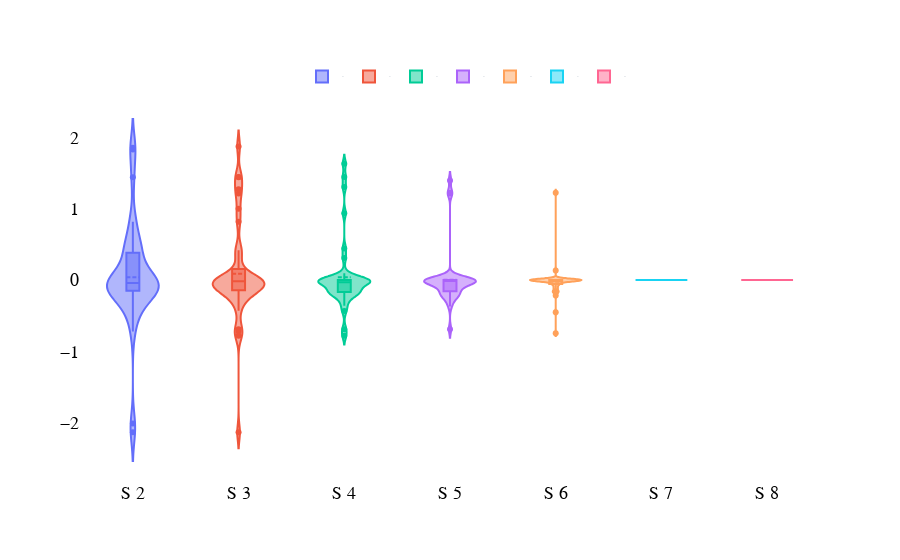

This figure's notebook cell:
### Markdown cell above
# Finding the data instance # for "stable" break point

### Code cell
print(df_violin)
fig = go.Figure()
for stable_point in df_violin.columns:
    fig.add_trace(go.Violin(x=np.repeat(stable_point, df_violin.shape[0]),
                            y=df_violin[stable_point],
                            name=stable_point,
                            box_visible=True,
                            meanline_visible=True))
fig.update_layout({
        "plot_bgcolor": "#FFFFFF",
        'xaxis': go.layout.XAxis(title=go.layout.xaxis.Title(text="", font=dict(family='Times New Roman', size=18, color='#000000')),
                                 tickmode = 'array', color="#000000", tickfont=dict(family='Times New Roman', size=18)),
        'yaxis': go.layout.YAxis(title=go.layout.yaxis.Title(text="", font=dict(family='Times New Roman', size=18, color='#000000')),
                                 tickmode = 'array', color="#000000", tickfont=dict(family='Times New Roman', size=18)),
        'legend': dict(orientation="h", x=0.3, y=1.1,  font=dict(family='Times New Roman', size=1), bgcolor='#FFFFFF')})
fig.show()

### Figure 1 — Plotly figure (JSON) as saved in the notebook; plotly's stock layout.template omitted (floating-point values rounded to 4 significant figures)
{"data": [{"box": {"visible": true}, "meanline": {"visible": true}, "name": "S 2", "type": "violin", "x": ["S 2", "S 2", "S 2", "S 2", "S 2", "S 2", "S 2", "S 2", "S 2", "S 2", "S 2", "S 2", "S 2", "S 2", "S 2", "S 2", "S 2", "S 2", "S 2", "S 2", "S 2", "S 2", "S 2", "S 2", "S 2", "S 2", "S 2", "S 2", "S 2", "S 2", "S 2", "S 2", "S 2", "S 2", "S 2", "S 2", "S 2", "S 2", "S 2", "S 2"], "y": [-0.09368, -0.1732, -2.016, 0.8191, 0.5306, -0.03219, -0.392, 0, 0.04678, -0.09474, 0.4523, -0.1597, -0.4795, -0.1099, -0.03977, -0.7238, -0.2865, -0.1015, 0.4157, 1.836, -0.05963, -0.1416, -2.142, 0.811, 0.4092, 1.863, -0.08668, -0.1349, 0.2465, -0.03884, 1.446, -0.02499, 0.4769, -0.1667, -0.1384, 0, 0, 0.3621, 0, -0.4604]}, {"box": {"visible": true}, "meanline": {"visible": true}, "name": "S 3", "type": "violin", "x": ["S 3", "S 3", "S 3", "S 3", "S 3", "S 3", "S 3", "S 3", "S 3", "S 3", "S 3", "S 3", "S 3", "S 3", "S 3", "S 3", "S 3", "S 3", "S 3", "S 3", "S 3", "S 3", "S 3", "S 3", "S 3", "S 3", "S 3", "S 3", "S 3", "S 3", "S 3", "S 3", "S 3", "S 3", "S 3", "S 3", "S 3", "S 3", "S 3", "S 3"], "y": [-0.2984, -0.1299, -0.7818, 0.8191, 1.88, 0.2633, 0, -0.09095, 0.04678, 0, -0.4299, -0.1198, 1.279, -0.1197, 0.04472, -0.7238, -0.2149, -0.1577, 0.4157, 1.451, -0.1982, 0, -2.142, 1.217, -0.1087, 1.002, -0.06432, -0.0328, 0, -0.07768, 1.446, 0, 0.4185, -0.08073, -0.05237, 0, 0, -0.2677, 0, -0.6906]}, {"box": {"visible": true}, "meanline": {"visible": true}, "name": "S 4", "type": "violin", "x": ["S 4", "S 4", "S 4", "S 4", "S 4", "S 4", "S 4", "S 4", "S 4", "S 4", "S 4", "S 4", "S 4", "S 4", "S 4", "S 4", "S 4", "S 4", "S 4", "S 4", "S 4", "S 4", "S 4", "S 4", "S 4", "S 4", "S 4", "S 4", "S 4", "S 4", "S 4", "S 4", "S 4", "S 4", "S 4", "S 4", "S 4", "S 4", "S 4", "S 4"], "y": [-0.2395, 0, -0.7818, 0, 1.637, -0.1761, 0, -0.1364, -0.1536, 0, -0.2877, 0, -0.3596, -0.02981, 0.09691, -0.4351, -0.02917, -0.142, 0.3118, 1.451, -0.1681, -0.2125, 0, 0.4459, -0.163, 1.308, -0.002598, -0.2024, 0, -0.05826, 0.9399, 0, -0.1662, -0.08866, -0.05237, 0, 0, -0.06158, 0, -0.6906]}, {"box": {"visible": true}, "meanline": {"visible": true}, "name": "S 5", "type": "violin", "x": ["S 5", "S 5", "S 5", "S 5", "S 5", "S 5", "S 5", "S 5", "S 5", "S 5", "S 5", "S 5", "S 5", "S 5", "S 5", "S 5", "S 5", "S 5", "S 5", "S 5", "S 5", "S 5", "S 5", "S 5", "S 5", "S 5", "S 5", "S 5", "S 5", "S 5", "S 5", "S 5", "S 5", "S 5", "S 5", "S 5", "S 5", "S 5", "S 5", "S 5"], "y": [-0.07354, 0, -0.2376, 1.229, 1.402, -0.3039, 0, 0, -0.1536, 0, -0.01771, 0, 0, -0.02466, 0, -0.2155, 0, -0.142, 0, 0, -0.2529, -0.2125, 0, 1.217, -0.163, 0, -0.05094, -0.2024, -0.3697, -0.05826, 0, 0, -0.1662, -0.08866, -0.1029, 0, 0, -0.06158, 0, -0.6906]}, {"box": {"visible": true}, "meanline": {"visible": true}, "name": "S 6", "type": "violin", "x": ["S 6", "S 6", "S 6", "S 6", "S 6", "S 6", "S 6", "S 6", "S 6", "S 6", "S 6", "S 6", "S 6", "S 6", "S 6", "S 6", "S 6", "S 6", "S 6", "S 6", "S 6", "S 6", "S 6", "S 6", "S 6", "S 6", "S 6", "S 6", "S 6", "S 6", "S 6", "S 6", "S 6", "S 6", "S 6", "S 6", "S 6", "S 6", "S 6", "S 6"], "y": [-0.1157, 0, 0, 1.229, -0.4537, -0.7472, 0, 0.1364, -0.1536, 0, -0.1047, 0, 0, 0, -0.06709, -0.2155, 0, -0.05773, 0, 0, -0.03884, 0, 0, 0, -0.163, 0, -0.05094, -0.1692, 0, 0, 0, 0, 0, 0, 0, 0, 0, 0, 0, 0]}, {"box": {"visible": true}, "meanline": {"visible": true}, "name": "S 7", "type": "violin", "x": ["S 7", "S 7", "S 7", "S 7", "S 7", "S 7", "S 7", "S 7", "S 7", "S 7", "S 7", "S 7", "S 7", "S 7", "S 7", "S 7", "S 7", "S 7", "S 7", "S 7", "S 7", "S 7", "S 7", "S 7", "S 7", "S 7", "S 7", "S 7", "S 7", "S 7", "S 7", "S 7", "S 7", "S 7", "S 7", "S 7", "S 7", "S 7", "S 7", "S 7"], "y": [0, 0, 0, 0, 0, 0, 0, 0, 0, 0, 0, 0, 0, 0, 0, 0, 0, 0, 0, 0, 0, 0, 0, 0, 0, 0, 0, 0, 0, 0, 0, 0, 0, 0, 0, 0, 0, 0, 0, 0]}, {"box": {"visible": true}, "meanline": {"visible": true}, "name": "S 8", "type": "violin", "x": ["S 8", "S 8", "S 8", "S 8", "S 8", "S 8", "S 8", "S 8", "S 8", "S 8", "S 8", "S 8", "S 8", "S 8", "S 8", "S 8", "S 8", "S 8", "S 8", "S 8", "S 8", "S 8", "S 8", "S 8", "S 8", "S 8", "S 8", "S 8", "S 8", "S 8", "S 8", "S 8", "S 8", "S 8", "S 8", "S 8", "S 8", "S 8", "S 8", "S 8"], "y": [0, 0, 0, 0, 0, 0, 0, 0, 0, 0, 0, 0, 0, 0, 0, 0, 0, 0, 0, 0, 0, 0, 0, 0, 0, 0, 0, 0, 0, 0, 0, 0, 0, 0, 0, 0, 0, 0, 0, 0]}], "layout": {"autosize": true, "legend": {"bgcolor": "#FFFFFF", "font": {"family": "Times New Roman", "size": 1}, "orientation": "h", "x": 0.3, "y": 1.1}, "plot_bgcolor": "#FFFFFF", "xaxis": {"autorange": true, "color": "#000000", "range": [-0.5, 6.5], "tickfont": {"family": "Times New Roman", "size": 18}, "tickmode": "array", "title": {"font": {"color": "#000000", "family": "Times New Roman", "size": 18}, "text": ""}, "type": "category"}, "yaxis": {"autorange": true, "color": "#000000", "range": [-2.812, 2.533], "tickfont": {"family": "Times New Roman", "size": 18}, "tickmode": "array", "title": {"font": {"color": "#000000", "family": "Times New Roman", "size": 18}, "text": ""}, "type": "linear"}}}
